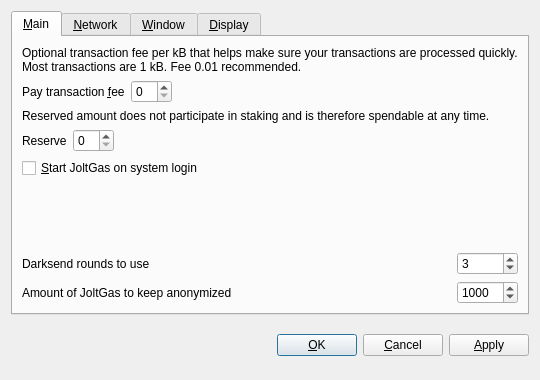
<?xml version="1.0" encoding="UTF-8"?>
<ui version="4.0">
 <class>OptionsDialog</class>
 <widget class="QDialog" name="OptionsDialog">
  <property name="geometry">
   <rect>
    <x>0</x>
    <y>0</y>
    <width>540</width>
    <height>380</height>
   </rect>
  </property>
  <property name="windowTitle">
   <string>Options</string>
  </property>
  <property name="modal">
   <bool>true</bool>
  </property>
  <layout class="QVBoxLayout" name="verticalLayout">
   <item>
    <widget class="QTabWidget" name="tabWidget">
     <property name="tabPosition">
      <enum>QTabWidget::North</enum>
     </property>
     <property name="currentIndex">
      <number>0</number>
     </property>
     <widget class="QWidget" name="tabMain">
      <attribute name="title">
       <string>&amp;Main</string>
      </attribute>
      <layout class="QGridLayout" name="gridLayout">
       <item row="0" column="0" colspan="2">
        <widget class="QLabel" name="transactionFeeInfoLabel">
         <property name="text">
          <string>Optional transaction fee per kB that helps make sure your transactions are processed quickly. Most transactions are 1 kB. Fee 0.01 recommended.</string>
         </property>
         <property name="textFormat">
          <enum>Qt::PlainText</enum>
         </property>
         <property name="wordWrap">
          <bool>true</bool>
         </property>
        </widget>
       </item>
       <item row="1" column="0">
        <layout class="QHBoxLayout" name="horizontalLayoutFee">
         <item>
          <widget class="QLabel" name="transactionFeeLabel">
           <property name="text">
            <string>Pay transaction &amp;fee</string>
           </property>
           <property name="textFormat">
            <enum>Qt::PlainText</enum>
           </property>
           <property name="buddy">
            <cstring>transactionFee</cstring>
           </property>
          </widget>
         </item>
         <item>
          <widget class="BitcoinAmountField" name="transactionFee"/>
         </item>
         <item>
          <spacer name="horizontalSpacerFee">
           <property name="orientation">
            <enum>Qt::Horizontal</enum>
           </property>
           <property name="sizeHint" stdset="0">
            <size>
             <width>40</width>
             <height>20</height>
            </size>
           </property>
          </spacer>
         </item>
        </layout>
       </item>
       <item row="2" column="0" colspan="2">
        <widget class="QLabel" name="reserveBalanceInfoLabel">
         <property name="text">
          <string>Reserved amount does not participate in staking and is therefore spendable at any time.</string>
         </property>
         <property name="textFormat">
          <enum>Qt::PlainText</enum>
         </property>
         <property name="wordWrap">
          <bool>true</bool>
         </property>
        </widget>
       </item>
       <item row="3" column="0">
        <layout class="QHBoxLayout" name="horizontalLayoutReserveBalance">
         <item>
          <widget class="QLabel" name="reserveBalanceLabel">
           <property name="text">
            <string>Reserve</string>
           </property>
           <property name="textFormat">
            <enum>Qt::PlainText</enum>
           </property>
           <property name="buddy">
            <cstring>reserveBalance</cstring>
           </property>
          </widget>
         </item>
         <item>
          <widget class="BitcoinAmountField" name="reserveBalance"/>
         </item>
         <item>
          <spacer name="horizontalSpacerReserveBalance">
           <property name="orientation">
            <enum>Qt::Horizontal</enum>
           </property>
           <property name="sizeHint" stdset="0">
            <size>
             <width>40</width>
             <height>20</height>
            </size>
           </property>
          </spacer>
         </item>
        </layout>
       </item>
       <item row="4" column="0">
        <widget class="QCheckBox" name="bitcoinAtStartup">
         <property name="toolTip">
          <string>Automatically start JoltGas after logging in to the system.</string>
         </property>
         <property name="text">
          <string>&amp;Start JoltGas on system login</string>
         </property>
        </widget>
       </item>
       <item row="5" column="0">
        <spacer name="verticalSpacer_Main">
         <property name="orientation">
          <enum>Qt::Vertical</enum>
         </property>
         <property name="sizeHint" stdset="0">
          <size>
           <width>20</width>
           <height>40</height>
          </size>
         </property>
        </spacer>
       </item>
       <item row="6" column="0">
        <widget class="QLabel" name="label">
         <property name="toolTip">
          <string>&lt;html&gt;&lt;head/&gt;&lt;body&gt;&lt;p&gt;This setting determines the amount of individual masternodes that an input will be anonymized through. More rounds of anonymization gives a higher degree of privacy, but also costs more in fees.&lt;/p&gt;&lt;/body&gt;&lt;/html&gt;</string>
         </property>
         <property name="text">
          <string>Darksend rounds to use</string>
         </property>
        </widget>
       </item>
       <item row="6" column="1">
        <widget class="QSpinBox" name="darksendRounds">
         <property name="minimum">
          <number>2</number>
         </property>
         <property name="maximum">
          <number>16</number>
         </property>
         <property name="value">
          <number>3</number>
         </property>
        </widget>
       </item>
       <item row="7" column="0">
        <widget class="QLabel" name="label_2">
         <property name="toolTip">
          <string>This amount acts as a threshold to turn off Darksend once it's reached.</string>
         </property>
         <property name="statusTip">
          <string notr="true"/>
         </property>
         <property name="whatsThis">
          <string notr="true"/>
         </property>
         <property name="accessibleName">
          <string notr="true"/>
         </property>
         <property name="accessibleDescription">
          <string notr="true"/>
         </property>
         <property name="text">
          <string>Amount of JoltGas to keep anonymized</string>
         </property>
        </widget>
       </item>
       <item row="7" column="1">
        <widget class="QSpinBox" name="anonymizeJoltGas">
         <property name="minimum">
          <number>2</number>
         </property>
         <property name="maximum">
          <number>10000</number>
         </property>
         <property name="singleStep">
          <number>10</number>
         </property>
         <property name="value">
          <number>1000</number>
         </property>
        </widget>
       </item>
      </layout>
     </widget>
     <widget class="QWidget" name="tabNetwork">
      <attribute name="title">
       <string>&amp;Network</string>
      </attribute>
      <layout class="QVBoxLayout" name="verticalLayout_Network">
       <item>
        <widget class="QCheckBox" name="mapPortUpnp">
         <property name="toolTip">
          <string>Automatically open the JoltGas client port on the router. This only works when your router supports UPnP and it is enabled.</string>
         </property>
         <property name="text">
          <string>Map port using &amp;UPnP</string>
         </property>
        </widget>
       </item>
       <item>
        <widget class="QCheckBox" name="connectSocks">
         <property name="toolTip">
          <string>Connect to the JoltGas network through a SOCKS5 proxy (e.g. when connecting through Tor).</string>
         </property>
         <property name="text">
          <string>&amp;Connect through SOCKS5 proxy:</string>
         </property>
        </widget>
       </item>
       <item>
        <layout class="QHBoxLayout" name="horizontalLayout_Network">
         <item>
          <widget class="QLabel" name="proxyIpLabel">
           <property name="text">
            <string>Proxy &amp;IP:</string>
           </property>
           <property name="textFormat">
            <enum>Qt::PlainText</enum>
           </property>
           <property name="buddy">
            <cstring>proxyIp</cstring>
           </property>
          </widget>
         </item>
         <item>
          <widget class="QValidatedLineEdit" name="proxyIp">
           <property name="maximumSize">
            <size>
             <width>140</width>
             <height>16777215</height>
            </size>
           </property>
           <property name="toolTip">
            <string>IP address of the proxy (e.g. 127.0.0.1)</string>
           </property>
          </widget>
         </item>
         <item>
          <widget class="QLabel" name="proxyPortLabel">
           <property name="text">
            <string>&amp;Port:</string>
           </property>
           <property name="textFormat">
            <enum>Qt::PlainText</enum>
           </property>
           <property name="buddy">
            <cstring>proxyPort</cstring>
           </property>
          </widget>
         </item>
         <item>
          <widget class="QLineEdit" name="proxyPort">
           <property name="maximumSize">
            <size>
             <width>55</width>
             <height>16777215</height>
            </size>
           </property>
           <property name="toolTip">
            <string>Port of the proxy (e.g. 9050)</string>
           </property>
          </widget>
         </item>
         <item>
          <spacer name="horizontalSpacer_Network">
           <property name="orientation">
            <enum>Qt::Horizontal</enum>
           </property>
           <property name="sizeHint" stdset="0">
            <size>
             <width>40</width>
             <height>20</height>
            </size>
           </property>
          </spacer>
         </item>
        </layout>
       </item>
       <item>
        <spacer name="verticalSpacer_Network">
         <property name="orientation">
          <enum>Qt::Vertical</enum>
         </property>
         <property name="sizeHint" stdset="0">
          <size>
           <width>20</width>
           <height>40</height>
          </size>
         </property>
        </spacer>
       </item>
      </layout>
     </widget>
     <widget class="QWidget" name="tabWindow">
      <attribute name="title">
       <string>&amp;Window</string>
      </attribute>
      <layout class="QVBoxLayout" name="verticalLayout_Window">
       <item>
        <widget class="QCheckBox" name="minimizeToTray">
         <property name="toolTip">
          <string>Show only a tray icon after minimizing the window.</string>
         </property>
         <property name="text">
          <string>&amp;Minimize to the tray instead of the taskbar</string>
         </property>
        </widget>
       </item>
       <item>
        <widget class="QCheckBox" name="minimizeOnClose">
         <property name="toolTip">
          <string>Minimize instead of exit the application when the window is closed. When this option is enabled, the application will be closed only after selecting Quit in the menu.</string>
         </property>
         <property name="text">
          <string>M&amp;inimize on close</string>
         </property>
        </widget>
       </item>
       <item>
        <spacer name="verticalSpacer_Window">
         <property name="orientation">
          <enum>Qt::Vertical</enum>
         </property>
         <property name="sizeHint" stdset="0">
          <size>
           <width>20</width>
           <height>40</height>
          </size>
         </property>
        </spacer>
       </item>
      </layout>
     </widget>
     <widget class="QWidget" name="tabDisplay">
      <attribute name="title">
       <string>&amp;Display</string>
      </attribute>
      <layout class="QVBoxLayout" name="verticalLayout_Display">
       <item>
        <layout class="QHBoxLayout" name="horizontalLayout_1_Display">
         <item>
          <widget class="QLabel" name="langLabel">
           <property name="text">
            <string>User Interface &amp;language:</string>
           </property>
           <property name="textFormat">
            <enum>Qt::PlainText</enum>
           </property>
           <property name="buddy">
            <cstring>lang</cstring>
           </property>
          </widget>
         </item>
         <item>
          <widget class="QValueComboBox" name="lang">
           <property name="toolTip">
            <string>The user interface language can be set here. This setting will take effect after restarting JoltGas.</string>
           </property>
          </widget>
         </item>
        </layout>
       </item>
       <item>
        <layout class="QHBoxLayout" name="horizontalLayout_2_Display">
         <item>
          <widget class="QLabel" name="unitLabel">
           <property name="text">
            <string>&amp;Unit to show amounts in:</string>
           </property>
           <property name="textFormat">
            <enum>Qt::PlainText</enum>
           </property>
           <property name="buddy">
            <cstring>unit</cstring>
           </property>
          </widget>
         </item>
         <item>
          <widget class="QValueComboBox" name="unit">
           <property name="toolTip">
            <string>Choose the default subdivision unit to show in the interface and when sending coins.</string>
           </property>
          </widget>
         </item>
        </layout>
       </item>
       <item>
        <widget class="QCheckBox" name="coinControlFeatures">
         <property name="toolTip">
          <string>Whether to show coin control features or not.</string>
         </property>
         <property name="text">
          <string>Display coin &amp;control features (experts only!)</string>
         </property>
        </widget>
       </item>
       <item>
        <widget class="QCheckBox" name="useBlackTheme">
         <property name="text">
          <string>Use black visual theme (requires restart)</string>
         </property>
        </widget>
       </item>
       <item>
        <spacer name="verticalSpacer_Display">
         <property name="orientation">
          <enum>Qt::Vertical</enum>
         </property>
         <property name="sizeHint" stdset="0">
          <size>
           <width>20</width>
           <height>40</height>
          </size>
         </property>
        </spacer>
       </item>
      </layout>
     </widget>
    </widget>
   </item>
   <item>
    <layout class="QHBoxLayout" name="horizontalLayout_Buttons">
     <item>
      <spacer name="horizontalSpacer_1">
       <property name="orientation">
        <enum>Qt::Horizontal</enum>
       </property>
       <property name="sizeHint" stdset="0">
        <size>
         <width>40</width>
         <height>48</height>
        </size>
       </property>
      </spacer>
     </item>
     <item>
      <widget class="QLabel" name="statusLabel">
       <property name="font">
        <font>
         <weight>75</weight>
         <bold>true</bold>
        </font>
       </property>
       <property name="text">
        <string/>
       </property>
       <property name="textFormat">
        <enum>Qt::PlainText</enum>
       </property>
       <property name="wordWrap">
        <bool>true</bool>
       </property>
      </widget>
     </item>
     <item>
      <spacer name="horizontalSpacer_2">
       <property name="orientation">
        <enum>Qt::Horizontal</enum>
       </property>
       <property name="sizeHint" stdset="0">
        <size>
         <width>40</width>
         <height>48</height>
        </size>
       </property>
      </spacer>
     </item>
     <item>
      <widget class="QPushButton" name="okButton">
       <property name="text">
        <string>&amp;OK</string>
       </property>
      </widget>
     </item>
     <item>
      <widget class="QPushButton" name="cancelButton">
       <property name="text">
        <string>&amp;Cancel</string>
       </property>
       <property name="autoDefault">
        <bool>false</bool>
       </property>
      </widget>
     </item>
     <item>
      <widget class="QPushButton" name="applyButton">
       <property name="text">
        <string>&amp;Apply</string>
       </property>
       <property name="autoDefault">
        <bool>false</bool>
       </property>
      </widget>
     </item>
    </layout>
   </item>
  </layout>
 </widget>
 <customwidgets>
  <customwidget>
   <class>BitcoinAmountField</class>
   <extends>QSpinBox</extends>
   <header>bitcoinamountfield.h</header>
   <container>1</container>
  </customwidget>
  <customwidget>
   <class>QValueComboBox</class>
   <extends>QComboBox</extends>
   <header>qvaluecombobox.h</header>
  </customwidget>
  <customwidget>
   <class>QValidatedLineEdit</class>
   <extends>QLineEdit</extends>
   <header>qvalidatedlineedit.h</header>
  </customwidget>
 </customwidgets>
 <resources/>
 <connections/>
</ui>
